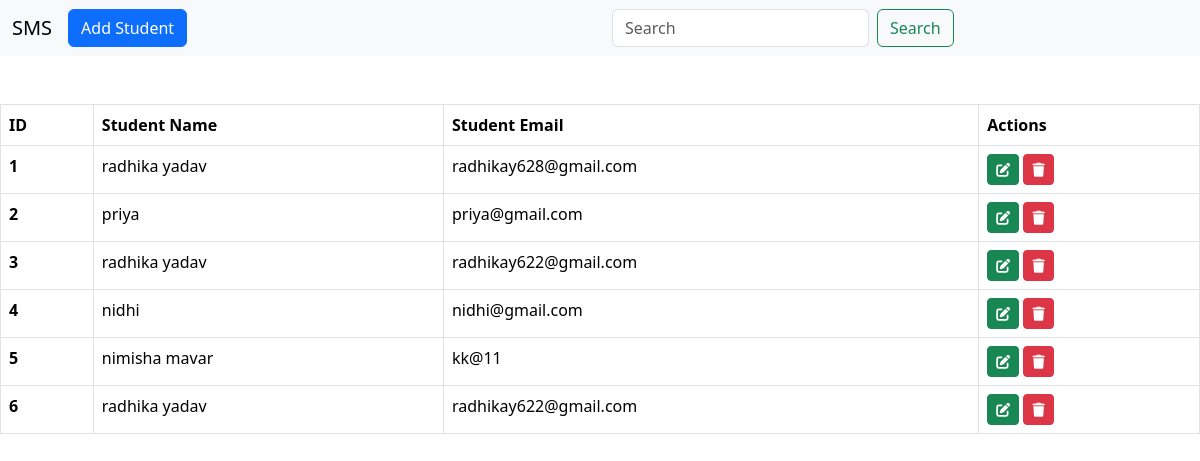
Before: / with the older database file.
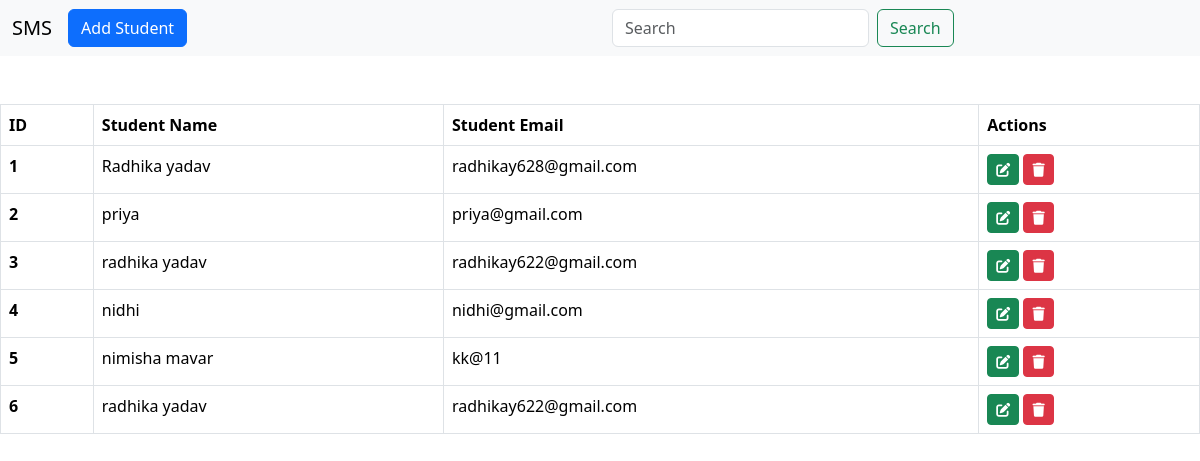
After: the same page with the newer database file.
### crudapp/models.py (models this page shows, shortened)
class Student(models.Model):
    name=models.CharField(max_length=100,verbose_name="Student Name")
    email=models.EmailField(max_length=277,verbose_name="Student Email")

### crudapp/views.py (the view, shortened to what this page needs)
# urls.py: path("",views.index,name="index")
def index(request):
    students= Student.objects.all()
    context={"students":students}
    return render(request,"index.html",context)

### crudapp/templates/index.html (shortened to what this page needs)
<!DOCTYPE html>
<html lang="en">
  <head>
    <link
      href="https://cdn.jsdelivr.net/npm/bootstrap@5.3.3/dist/css/bootstrap.min.css"
      rel="stylesheet"
    />
    <link rel="stylesheet" href="https://cdnjs.cloudflare.com/ajax/libs/font-awesome/6.5.2/css/all.min.css" />
  </head>
  <body>
    <nav class="navbar navbar-expand-lg bg-body-tertiary">
      <div class="container-fluid">
        <a class="navbar-brand" href="#">SMS</a>
        <div class="collapse navbar-collapse" id="navbarNavDropdown">
          <ul class="navbar-nav">
            <li class="nav-item">
              <button type="button" class="btn btn-primary" data-bs-toggle="modal" data-bs-target="#addStudentModal">
                Add Student
              </button>
            </li>
          </ul>
        </div>
      </div>
      <div class="container-fluid">
        <form class="d-flex" role="search" method="POST">
          <input class="form-control me-2" type="search"  name="searchquery"  placeholder="Search" aria-label="Search">
          <button class="btn btn-outline-success" name="search" type="submit">Search</button>
        </form>
      </div>
    </nav>
    <table class="table mt-5 table-bordered">
        <thead>
          <tr>
            <th scope="col">ID</th>
            <th scope="col">Student Name</th>
            <th scope="col">Student Email</th>
            <th scope="col">Actions</th>
          </tr>
        </thead>
        <tbody>
            {% for student in students %}
            <tr>
                <th scope="row">{{student.id}}</th>
                <td>{{student.name}}</td>
                <td>{{student.email}}</td>
                <td>
                    <a href=""  data-bs-toggle="modal" data-bs-target="#updateStudentModal_{{student.id}}" class="btn btn-success btn-sm"><i class="fa-solid fa-pen-to-square"></i></a>
                    <a href="" data-bs-toggle="modal" data-bs-target="#deleteStudentModal_{{student.id}}" class="btn btn-danger btn-sm"><i class="fa-solid fa-trash"></i></i></a>
                </td>
              </tr>
            {% endfor %}
        </tbody>
      </table>
  </body>
</html>

Changed rows visible on the page:
changed Student "radhikay628@gmail.com": name "radhika yadav" → "Radhika yadav"
